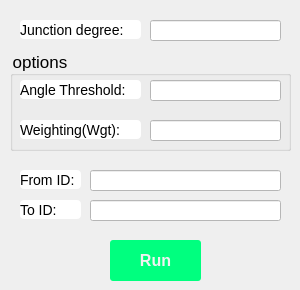
     <widget class="QWidget" name="tab_interval_3">
      <attribute name="title">
       <string>JnR</string>
      </attribute>
      <widget class="QPushButton" name="Button_start_scan_11">
       <property name="geometry">
        <rect>
         <x>110</x>
         <y>240</y>
         <width>91</width>
         <height>41</height>
        </rect>
       </property>
       <property name="styleSheet">
        <string notr="true">QPushButton{
	text-decoration:none;
	background:#00FF7F;
	color:#f2f2f2;
	
	padding:10px 30px 10px 30px;
	font-size:16px;
	font-family:微软雅黑,宋体,Arial,Helvetica,Verdana,sans-serif;
	font-weight:bold;
	border-radius:3px;
}</string>
       </property>
       <property name="text">
        <string>Run</string>
       </property>
      </widget>
      <widget class="QLineEdit" name="lineEdit_58">
       <property name="geometry">
        <rect>
         <x>150</x>
         <y>20</y>
         <width>131</width>
         <height>21</height>
        </rect>
       </property>
       <property name="styleSheet">
        <string notr="true">QLineEdit{
	text-decoration:none;
	background:#FFFFFF;
	color:#000000;
		
	font-size:14px;
	font-family:微软雅黑,宋体,Arial,Helvetica,Verdana,sans-serif;
	
}</string>
       </property>
      </widget>
      <widget class="QLabel" name="label_53">
       <property name="geometry">
        <rect>
         <x>20</x>
         <y>20</y>
         <width>121</width>
         <height>19</height>
        </rect>
       </property>
       <property name="styleSheet">
        <string notr="true">QLabel{
	text-decoration:none;
	background:#FFFFFF;
	color:#000000;
		
	font-size:14px;
	font-family:微软雅黑,宋体,Arial,Helvetica,Verdana,sans-serif;
	border-radius:4px;
}</string>
       </property>
       <property name="text">
        <string>Junction degree:</string>
       </property>
      </widget>
      <widget class="QGroupBox" name="groupBox_20">
       <property name="geometry">
        <rect>
         <x>10</x>
         <y>50</y>
         <width>281</width>
         <height>101</height>
        </rect>
       </property>
       <property name="styleSheet">
        <string notr="true">QGroupBox{
	
	
	
		
	font-size:17px;
	font-family:微软雅黑,宋体,Arial,Helvetica,Verdana,sans-serif;
	
}</string>
       </property>
       <property name="title">
        <string>options</string>
       </property>
       <widget class="QLineEdit" name="lineEdit_56">
        <property name="geometry">
         <rect>
          <x>140</x>
          <y>70</y>
          <width>131</width>
          <height>21</height>
         </rect>
        </property>
        <property name="styleSheet">
         <string notr="true">QLineEdit{
	text-decoration:none;
	background:#FFFFFF;
	color:#000000;
		
	font-size:14px;
	font-family:微软雅黑,宋体,Arial,Helvetica,Verdana,sans-serif;
	
}</string>
        </property>
       </widget>
       <widget class="QLabel" name="label_51">
        <property name="geometry">
         <rect>
          <x>10</x>
          <y>70</y>
          <width>121</width>
          <height>19</height>
         </rect>
        </property>
        <property name="styleSheet">
         <string notr="true">QLabel{
	text-decoration:none;
	background:#FFFFFF;
	color:#000000;
		
	font-size:14px;
	font-family:微软雅黑,宋体,Arial,Helvetica,Verdana,sans-serif;
	border-radius:4px;
}</string>
        </property>
        <property name="text">
         <string>Weighting(Wgt):</string>
        </property>
       </widget>
       <widget class="QLineEdit" name="lineEdit_62">
        <property name="geometry">
         <rect>
          <x>140</x>
          <y>30</y>
          <width>131</width>
          <height>21</height>
         </rect>
        </property>
        <property name="styleSheet">
         <string notr="true">QLineEdit{
	text-decoration:none;
	background:#FFFFFF;
	color:#000000;
		
	font-size:14px;
	font-family:微软雅黑,宋体,Arial,Helvetica,Verdana,sans-serif;
	
}</string>
        </property>
       </widget>
       <widget class="QLabel" name="label_57">
        <property name="geometry">
         <rect>
          <x>10</x>
          <y>30</y>
          <width>121</width>
          <height>19</height>
         </rect>
        </property>
        <property name="styleSheet">
         <string notr="true">QLabel{
	text-decoration:none;
	background:#FFFFFF;
	color:#000000;
		
	font-size:14px;
	font-family:微软雅黑,宋体,Arial,Helvetica,Verdana,sans-serif;
	border-radius:4px;
}</string>
        </property>
        <property name="text">
         <string>Angle Threshold:</string>
        </property>
       </widget>
      </widget>
      <widget class="QLineEdit" name="lineEdit_63">
       <property name="geometry">
        <rect>
         <x>90</x>
         <y>200</y>
         <width>191</width>
         <height>21</height>
        </rect>
       </property>
       <property name="styleSheet">
        <string notr="true">QLineEdit{
	text-decoration:none;
	background:#FFFFFF;
	color:#000000;
		
	font-size:14px;
	font-family:微软雅黑,宋体,Arial,Helvetica,Verdana,sans-serif;
	
}</string>
       </property>
       <property name="text">
        <string/>
       </property>
      </widget>
      <widget class="QLabel" name="label_58">
       <property name="geometry">
        <rect>
         <x>20</x>
         <y>170</y>
         <width>61</width>
         <height>19</height>
        </rect>
       </property>
       <property name="styleSheet">
        <string notr="true">QLabel{
	text-decoration:none;
	background:#FFFFFF;
	color:#000000;
		
	font-size:14px;
	font-family:微软雅黑,宋体,Arial,Helvetica,Verdana,sans-serif;
	border-radius:4px;
}</string>
       </property>
       <property name="text">
        <string>From ID:</string>
       </property>
      </widget>
      <widget class="QLineEdit" name="lineEdit_64">
       <property name="geometry">
        <rect>
         <x>90</x>
         <y>170</y>
         <width>191</width>
         <height>21</height>
        </rect>
       </property>
       <property name="styleSheet">
        <string notr="true">QLineEdit{
	text-decoration:none;
	background:#FFFFFF;
	color:#000000;
		
	font-size:14px;
	font-family:微软雅黑,宋体,Arial,Helvetica,Verdana,sans-serif;
	
}</string>
       </property>
      </widget>
      <widget class="QLabel" name="label_59">
       <property name="geometry">
        <rect>
         <x>20</x>
         <y>200</y>
         <width>61</width>
         <height>19</height>
        </rect>
       </property>
       <property name="styleSheet">
        <string notr="true">QLabel{
	text-decoration:none;
	background:#FFFFFF;
	color:#000000;
		
	font-size:14px;
	font-family:微软雅黑,宋体,Arial,Helvetica,Verdana,sans-serif;
	border-radius:4px;
}</string>
       </property>
       <property name="text">
        <string>To ID:</string>
       </property>
      </widget>
     </widget>
